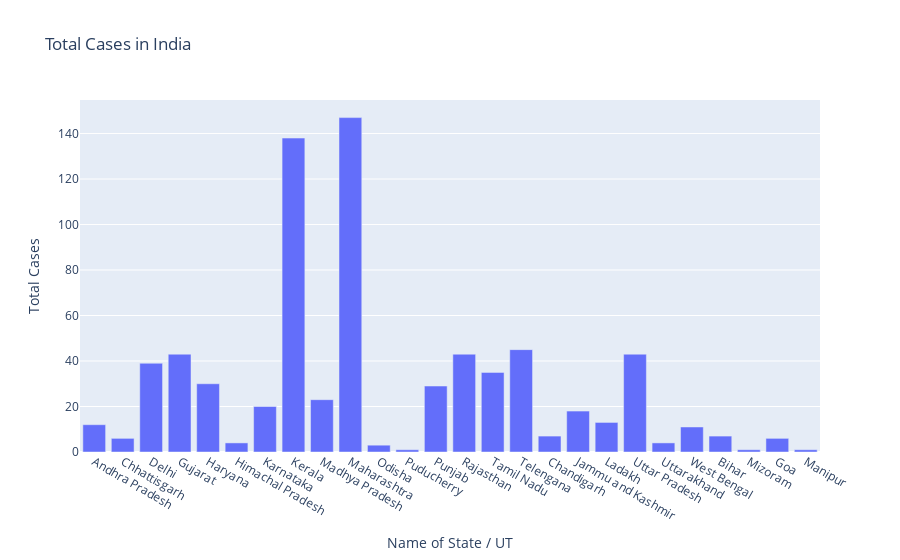

Notebook source saved alongside this figure:
### Code cell
#matplotlib
fig=plt.figure(figsize=(20,10),dpi=200)
axes=fig.add_axes([0,0,1,1])
axes.bar(df['Name of State / UT'],df['Total Cases'])
axes.set_title("total Cases in India")
axes.set_xlabel("Name of States/ UT")
axes.set_ylabel("total Cases")
plt.show()

#plotly
fig=go.Figure()
fig.add_trace(go.Bar(x=df['Name of State / UT'],y=df['Total Cases']))
fig.update_layout(title='Total Cases in India',xaxis=dict(title='Name of State / UT'),yaxis=dict(title='Total Cases'))

### Figure 1 — Plotly figure (JSON) as saved in the notebook; plotly's stock layout.template omitted (floating-point values rounded to 4 significant figures)
{"data": [{"type": "bar", "x": ["Andhra Pradesh", "Chhattisgarh", "Delhi", "Gujarat", "Haryana", "Himachal Pradesh", "Karnataka", "Kerala", "Madhya Pradesh", "Maharashtra", "Odisha", "Puducherry", "Punjab", "Rajasthan", "Tamil Nadu", "Telengana", "Chandigarh", "Jammu and Kashmir", "Ladakh", "Uttar Pradesh", "Uttarakhand", "West Bengal", "Bihar", "Mizoram", "Goa", "Manipur"], "y": [12, 6, 39, 43, 30, 4, 20, 138, 23, 147, 3, 1, 29, 43, 35, 45, 7, 18, 13, 43, 4, 11, 7, 1, 6, 1]}], "layout": {"title": {"text": "Total Cases in India"}, "xaxis": {"title": {"text": "Name of State / UT"}}, "yaxis": {"title": {"text": "Total Cases"}}}}
